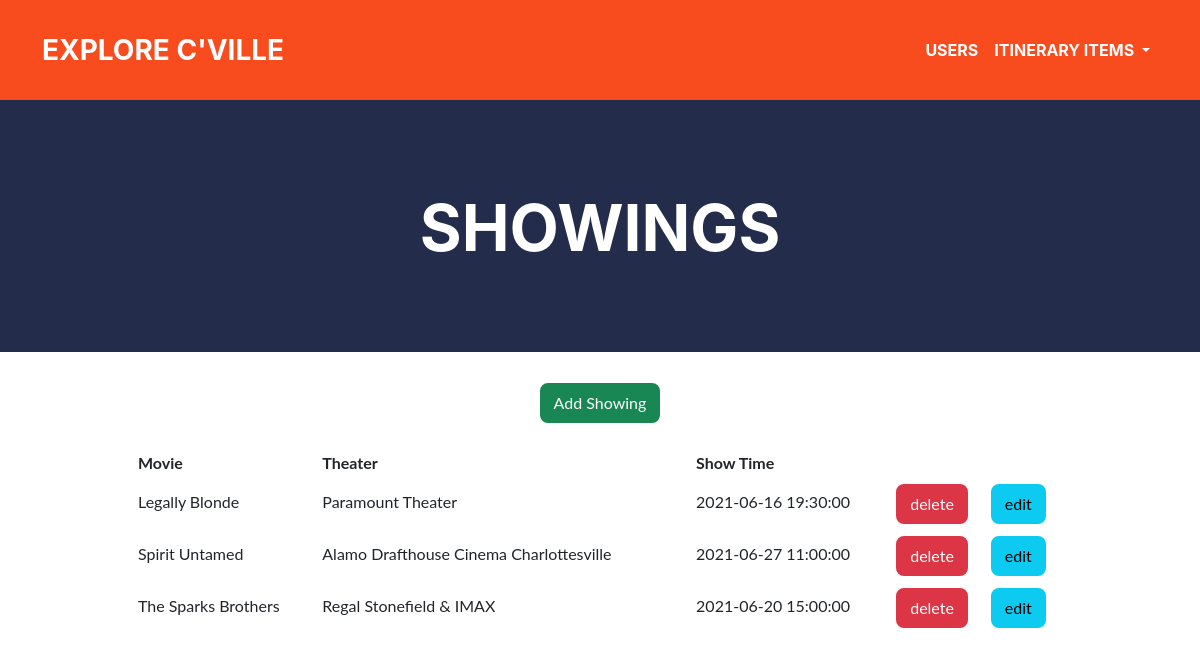
The page /showing.php on the database its author committed.
### tables this page shows
CREATE TABLE `SHOWING` (
  `ACTIVITY_ID` int(11) NOT NULL,
  `THEATER_ID` int(11) NOT NULL,
  `SHOW_TIME` datetime NOT NULL
);

CREATE TABLE `ACTIVITY` (
  `ACTIVITY_ID` int(11) NOT NULL,
  `ACTIVITY_NAME` text NOT NULL,
  `ACTIVITY_TYPE` varchar(12) NOT NULL,
  `ACTIVITY_URL` text NOT NULL
);

CREATE TABLE `THEATER` (
  `THEATER_ID` int(11) NOT NULL,
  `THEATER_NAME` varchar(50) NOT NULL,
  `THEATER_TICK_COST` decimal(10,0) NOT NULL,
  `THEATER_STREET` varchar(50) NOT NULL,
  `THEATER_CITY` varchar(20) NOT NULL,
  `THEATER_STATE` varchar(3) NOT NULL,
  `THEATER_ZIP` varchar(10) NOT NULL
);

### showing.php (the view, shortened to what this page needs)
  <?php include './components/navigation.php';?>
  <header class="masthead bg-primary text-white text-center">
      <div class="container d-flex align-items-center flex-column">
          <h1 class="masthead-heading text-uppercase mb-0">Showings</h1>
      </div>
  </header>
  <div class="container">
    <center>
    <div class="row">
      <div class="col-1" style="line-height:75px">
      </div>
      <div class="col-10">
        <br />
        <form action="add-showing.php" method="post" style="line-height:50px">
        <input type="submit" name="btnaction" value="Add Showing" class="btn btn-success"></form>
        <br />
  <?php require('connect-db.php'); ?>
  <?php
  try
  {
    if (isset($_GET['btnaction']))
    {
      switch ($_GET['btnaction'])
        {
          case 'delete': deleteTheater();  break;
        }
    }
    else { showShowing(); }
  }
  catch (Exception $e)
  {
    $error_message = $e->getMessage();
    echo "<p>Error message: $error_message </p>";
  }
  ?>
  <?php
  function showShowing()
  {
    global $db;
    $query = "SELECT * FROM (((SHOWING
      INNER JOIN MOVIE ON SHOWING.ACTIVITY_ID=MOVIE.ACTIVITY_ID)
      INNER JOIN ACTIVITY ON ACTIVITY.ACTIVITY_ID=MOVIE.ACTIVITY_ID)
      INNER JOIN THEATER ON SHOWING.THEATER_ID=THEATER.THEATER_ID)";
    $statement = $db->prepare($query);
    $statement->execute();
    $results = $statement->fetchAll();
    echo "<table style='width:100%''>
          <tr>
            <th>Movie</th>
            <th>Theater</th>
            <th>Show Time</th>
          </tr>";
    foreach ($results as $result)
    {
      $btndel = "<form action='" . $_SERVER['PHP_SELF'] . "' method='get' style='line-height:50px'>
        <input type='text' name='movie' value='" . $result['ACTIVITY_ID'] . "' hidden />
        <input type='text' name='theater' value='" . $result['THEATER_ID'] . "' hidden />
        <input type='submit' name='btnaction' value='delete' class='btn btn-danger' />
      </form>";
      $btnedit = "<form action='edit-showing.php' method='post' style='line-height:50px'>
        <input type='text' name='movie' value='" . $result['ACTIVITY_ID'] . "' hidden />
        <input type='text' name='theater' value='" . $result['THEATER_ID'] . "' hidden />
      <input type='submit' name='btnaction' value='edit' class='btn btn-info' /></form>";
      echo "<tr>
      <td>" . $result['ACTIVITY_NAME'] . "</td>
      <td>" . $result['THEATER_NAME'] . "</td>
      <td>" . $result['SHOW_TIME'] . "</td>
      <td>" . $btndel . "</td>
      <td>" . $btnedit . "</td>
      </tr>";
    }
    echo "</table>";
  }
  ?>
        </div>
    </div>
    </center>
  </div>
</body>

### rows shown on the page
showing: ACTIVITY_ID.ACTIVITY_NAME "Legally Blonde", THEATER_ID.THEATER_NAME "Paramount Theater", SHOW_TIME "2021-06-16 19:30:00"
showing: ACTIVITY_ID.ACTIVITY_NAME "Spirit Untamed", THEATER_ID.THEATER_NAME "Alamo Drafthouse Cinema Charlottesville", SHOW_TIME "2021-06-27 11:00:00"
showing: ACTIVITY_ID.ACTIVITY_NAME "The Sparks Brothers", THEATER_ID.THEATER_NAME "Regal Stonefield & IMAX", SHOW_TIME "2021-06-20 15:00:00"
